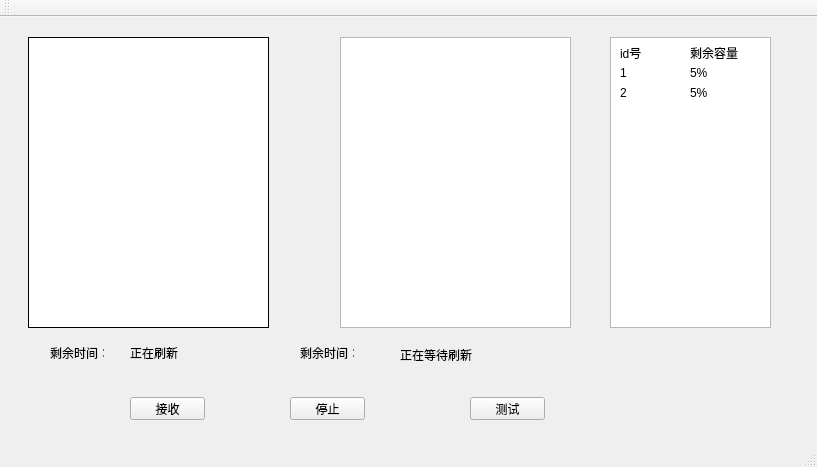
<?xml version="1.0" encoding="UTF-8"?>
<ui version="4.0">
 <class>MainWindow</class>
 <widget class="QMainWindow" name="MainWindow">
  <property name="geometry">
   <rect>
    <x>0</x>
    <y>0</y>
    <width>817</width>
    <height>467</height>
   </rect>
  </property>
  <property name="windowTitle">
   <string>MainWindow</string>
  </property>
  <widget class="QWidget" name="centralWidget">
   <widget class="QPaintBoard" name="listWidget1">
    <property name="geometry">
     <rect>
      <x>28</x>
      <y>20</y>
      <width>241</width>
      <height>291</height>
     </rect>
    </property>
    <property name="sizePolicy">
     <sizepolicy hsizetype="Fixed" vsizetype="Fixed">
      <horstretch>0</horstretch>
      <verstretch>0</verstretch>
     </sizepolicy>
    </property>
    <property name="acceptDrops">
     <bool>false</bool>
    </property>
    <property name="autoFillBackground">
     <bool>true</bool>
    </property>
    <property name="styleSheet">
     <string notr="true">border:1px solid #000</string>
    </property>
   </widget>
   <widget class="QPushButton" name="accept1">
    <property name="geometry">
     <rect>
      <x>130</x>
      <y>380</y>
      <width>75</width>
      <height>23</height>
     </rect>
    </property>
    <property name="text">
     <string>接收</string>
    </property>
   </widget>
   <widget class="QPushButton" name="stop1">
    <property name="geometry">
     <rect>
      <x>290</x>
      <y>380</y>
      <width>75</width>
      <height>23</height>
     </rect>
    </property>
    <property name="text">
     <string>停止</string>
    </property>
   </widget>
   <widget class="QLabel" name="label_3">
    <property name="geometry">
     <rect>
      <x>50</x>
      <y>330</y>
      <width>54</width>
      <height>12</height>
     </rect>
    </property>
    <property name="text">
     <string>剩余时间：</string>
    </property>
   </widget>
   <widget class="QLabel" name="label2">
    <property name="geometry">
     <rect>
      <x>300</x>
      <y>330</y>
      <width>54</width>
      <height>12</height>
     </rect>
    </property>
    <property name="text">
     <string>剩余时间：</string>
    </property>
   </widget>
   <widget class="QLabel" name="time1">
    <property name="geometry">
     <rect>
      <x>130</x>
      <y>330</y>
      <width>54</width>
      <height>12</height>
     </rect>
    </property>
    <property name="text">
     <string>正在刷新</string>
    </property>
   </widget>
   <widget class="QLabel" name="time2">
    <property name="geometry">
     <rect>
      <x>400</x>
      <y>330</y>
      <width>101</width>
      <height>16</height>
     </rect>
    </property>
    <property name="text">
     <string>正在等待刷新</string>
    </property>
   </widget>
   <widget class="QPaintBoard" name="listWidget">
    <property name="geometry">
     <rect>
      <x>340</x>
      <y>20</y>
      <width>231</width>
      <height>291</height>
     </rect>
    </property>
   </widget>
   <widget class="QPushButton" name="pushButton">
    <property name="geometry">
     <rect>
      <x>470</x>
      <y>380</y>
      <width>75</width>
      <height>23</height>
     </rect>
    </property>
    <property name="text">
     <string>测试</string>
    </property>
   </widget>
   <widget class="QListView" name="listView">
    <property name="geometry">
     <rect>
      <x>610</x>
      <y>20</y>
      <width>161</width>
      <height>291</height>
     </rect>
    </property>
   </widget>
   <widget class="QLabel" name="label">
    <property name="geometry">
     <rect>
      <x>620</x>
      <y>30</y>
      <width>54</width>
      <height>12</height>
     </rect>
    </property>
    <property name="text">
     <string>id号</string>
    </property>
   </widget>
   <widget class="QLabel" name="label_2">
    <property name="geometry">
     <rect>
      <x>690</x>
      <y>30</y>
      <width>54</width>
      <height>12</height>
     </rect>
    </property>
    <property name="text">
     <string>剩余容量</string>
    </property>
   </widget>
   <widget class="QLabel" name="id1">
    <property name="geometry">
     <rect>
      <x>620</x>
      <y>50</y>
      <width>54</width>
      <height>12</height>
     </rect>
    </property>
    <property name="text">
     <string>1</string>
    </property>
   </widget>
   <widget class="QLabel" name="p1">
    <property name="geometry">
     <rect>
      <x>690</x>
      <y>50</y>
      <width>54</width>
      <height>12</height>
     </rect>
    </property>
    <property name="text">
     <string>5%</string>
    </property>
   </widget>
   <widget class="QLabel" name="id2">
    <property name="geometry">
     <rect>
      <x>620</x>
      <y>70</y>
      <width>54</width>
      <height>12</height>
     </rect>
    </property>
    <property name="text">
     <string>2</string>
    </property>
   </widget>
   <widget class="QLabel" name="p2">
    <property name="geometry">
     <rect>
      <x>690</x>
      <y>70</y>
      <width>54</width>
      <height>12</height>
     </rect>
    </property>
    <property name="text">
     <string>5%</string>
    </property>
   </widget>
  </widget>
  <widget class="QMenuBar" name="menuBar">
   <property name="geometry">
    <rect>
     <x>0</x>
     <y>0</y>
     <width>817</width>
     <height>23</height>
    </rect>
   </property>
  </widget>
  <widget class="QToolBar" name="mainToolBar">
   <attribute name="toolBarArea">
    <enum>TopToolBarArea</enum>
   </attribute>
   <attribute name="toolBarBreak">
    <bool>false</bool>
   </attribute>
  </widget>
  <widget class="QStatusBar" name="statusBar"/>
 </widget>
 <layoutdefault spacing="6" margin="11"/>
 <customwidgets>
  <customwidget>
   <class>QPaintBoard</class>
   <extends>QListWidget</extends>
   <header>qpaintboard.h</header>
  </customwidget>
 </customwidgets>
 <resources/>
 <connections/>
</ui>
